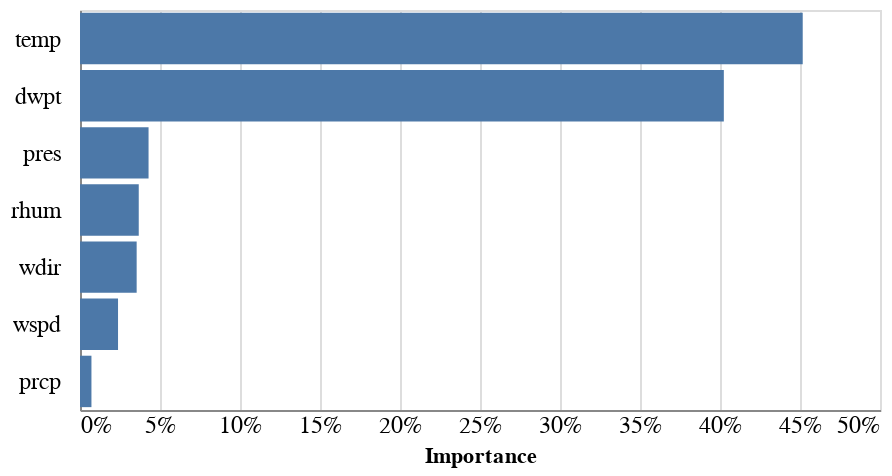

This figure's notebook cell:
### Code cell
alt.Chart(feature_importance_df).mark_bar().encode(
    x=alt.X('Importance:Q', axis=alt.Axis(format="%", tickSize=0, labelFontSize=12)),
    y=alt.Y(
        'Feature:N', sort=list(feature_importance_df.Feature), title="",
        axis=alt.Axis(tickSize=0, labelFontSize=12, labelPadding=10)),
).properties(
    height=200
)

### Figure 1 — Vega-Lite specification as saved in the notebook (floating-point values rounded to 4 significant figures)
{"config": {"view": {"continuousWidth": 400, "continuousHeight": 300}}, "data": {"name": "data-7ef128213f7260208c90708011489c51"}, "mark": "bar", "encoding": {"x": {"axis": {"format": "%", "labelFontSize": 12, "tickSize": 0}, "field": "Importance", "type": "quantitative"}, "y": {"axis": {"labelFontSize": 12, "labelPadding": 10, "tickSize": 0}, "field": "Feature", "sort": ["temp", "dwpt", "pres", "rhum", "wdir", "wspd", "prcp"], "title": "", "type": "nominal"}}, "height": 200, "$schema": "https://vega.github.io/schema/vega-lite/v4.17.0.json", "datasets": {"data-7ef128213f7260208c90708011489c51": [{"Feature": "temp", "Importance": 0.4517}, {"Feature": "dwpt", "Importance": 0.4024}, {"Feature": "pres", "Importance": 0.04285}, {"Feature": "rhum", "Importance": 0.03672}, {"Feature": "wdir", "Importance": 0.03541}, {"Feature": "wspd", "Importance": 0.02377}, {"Feature": "prcp", "Importance": 0.007154}]}}
